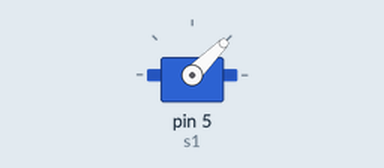
Simulated run of this sketch. Board: Arduino Uno, built with avr-gcc and run on an emulated ATmega328P. Shown: servo.

Above: at 0.05 s.
At 3.0 s:
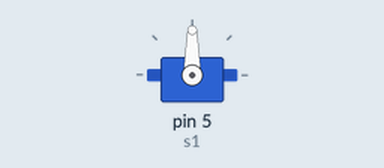
At 6.0 s:
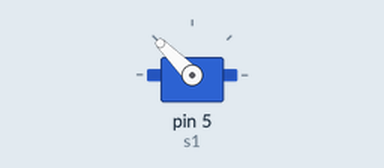
Timing chart, 0 to 7.8 s (numbered marks = the images above):
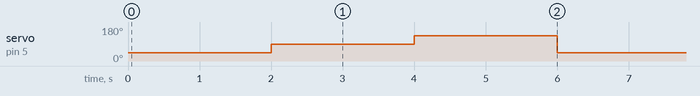

The sketch:

TestingServos.ino
```cpp
#include <Servo.h>
Servo s1;
//Servo s2;
//Servo s3;
//Servo s4;
//Servo s5;


void setup() {
  // put your setup code here, to run once:
  s1.attach(5);
  //s2.attach(6);
  //s3.attach(9);
  //s4.attach(10);
  //s5.attach(11);

}

void loop() {
  // put your main code here, to run repeatedly:
  s1.write(45);
  /*
  s2.write(45);
  s3.write(45);
  s4.write(45);
  s5.write(45);*/
  delay(2000);
  s1.write(90);/*
  s2.write(90);
  s3.write(90);
  s4.write(90);
  s5.write(90);*/
  delay(2000);
  s1.write(135);
  delay(2000);
}
```

Measured:
- by itself, servo on pin 5 (s1): repeats every 6.0 s: 135° 2.0 s, 45° 2.0 s, 90° 2.0 s
